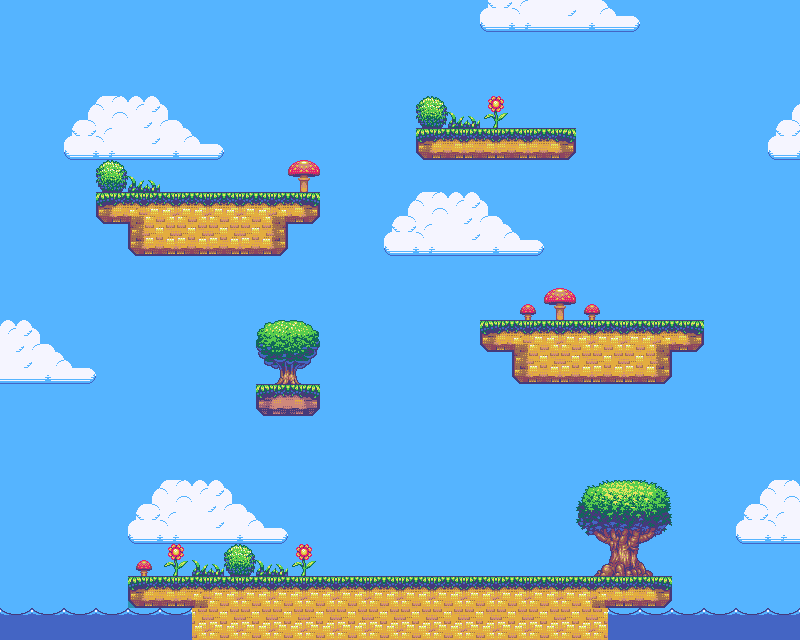

Tiled map render using the project's own tile images. Description and the map definition, with tile-layer contents summarised, below:
An orthogonal 25x20 tile map with 32x32 px tiles, 3 tile layers (background, blocklayer, dangerlayer).

<map version="1.0" orientation="orthogonal" renderorder="right-down" width="25" height="20" tilewidth="32" tileheight="32" nextobjectid="1">
 <tileset firstgid="1" name="generic_platformer_tiles" tilewidth="32" tileheight="32">
  <image source="tileset/generic_platformer_tiles.png" width="1024" height="768" />
 </tileset>
 <layer name="background" width="25" height="20">
  <data>[500 cells, 500 non-empty, 50 distinct tile ids]</data>
 </layer>
 <layer name="blocklayer" width="25" height="20">
  <data>[500 cells, 61 non-empty, 22 distinct tile ids]</data>
 </layer>
 <layer name="dangerlayer" width="25" height="20">
  <data>[500 cells, 12 non-empty, 5 distinct tile ids]</data>
 </layer>
</map>
